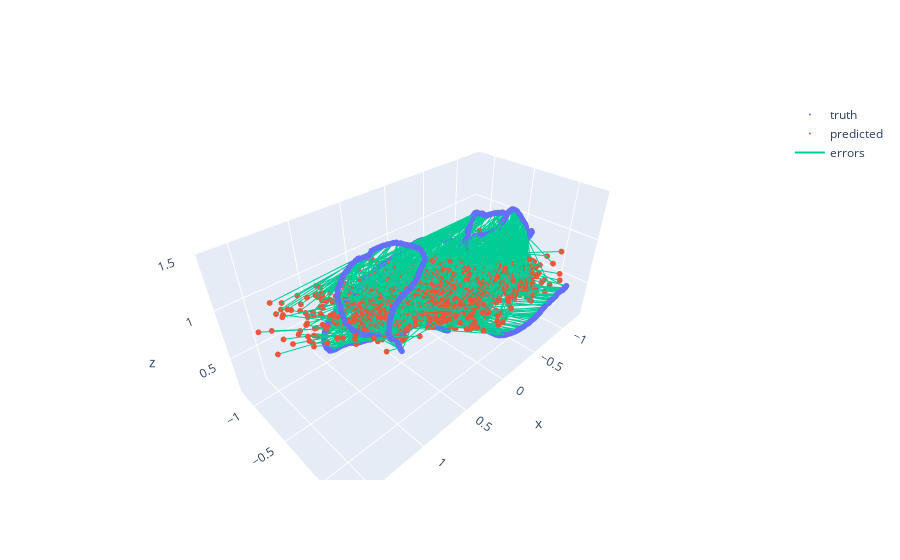

This figure's notebook cell:
### Code cell
show_trajectories(truth_trajectory, predicted_trajectory)

### Figure 1 — Plotly figure (JSON) as saved in the notebook; plotly's stock layout.template omitted (floating-point values rounded to 4 significant figures; data arrays with more than 128 entries replaced by an {"elided": "..."} marker saying what was removed)
{"data": [{"marker": {"size": 2}, "mode": "markers", "name": "truth", "type": "scatter3d", "x": {"elided": "2000 float values"}, "y": {"elided": "2000 float values"}, "z": {"elided": "2000 float values"}}, {"marker": {"size": 2}, "mode": "markers", "name": "predicted", "type": "scatter3d", "x": {"elided": "2000 float values"}, "y": {"elided": "2000 float values"}, "z": {"elided": "2000 float values"}}, {"mode": "lines", "name": "errors", "type": "scatter3d", "x": {"elided": "6000 float values"}, "y": {"elided": "6000 float values"}, "z": {"elided": "6000 float values"}}], "layout": {}}
